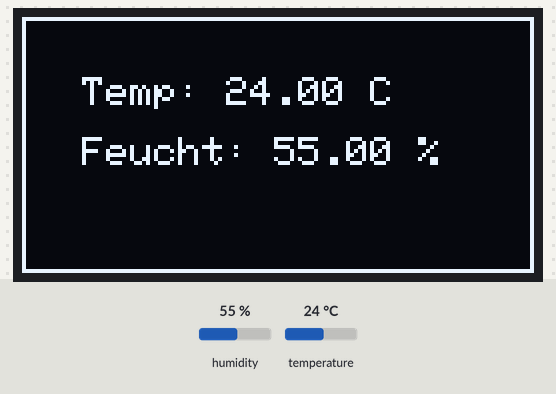
A sketch run on a simulated Arduino Uno, built with avr-gcc and run on an emulated ATmega328P. On the bench: 128×64 one-colour display. The test bench sets the inputs (shaded band); at power-on: humidity 55 %, temperature 24 °C. What the sketch prints to the serial monitor is not drawn.

Above: at 1.3 s.
1.4 s: humidity set to 22 %
At 3.6 s:
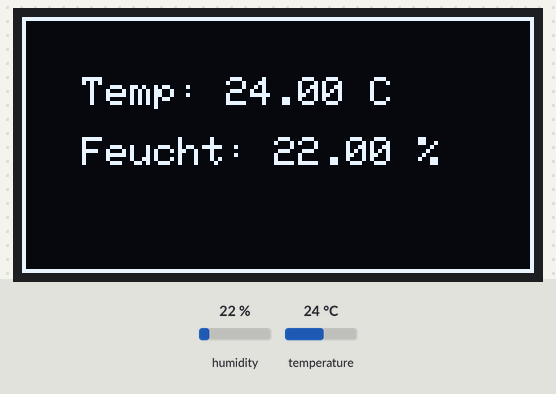
4.2 s: temperature set to 12 °C
At 5.3 s:
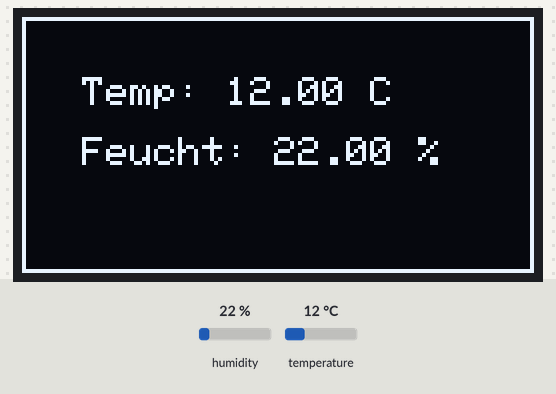
7.0 s: humidity set to 40 %
At 8.9 s:
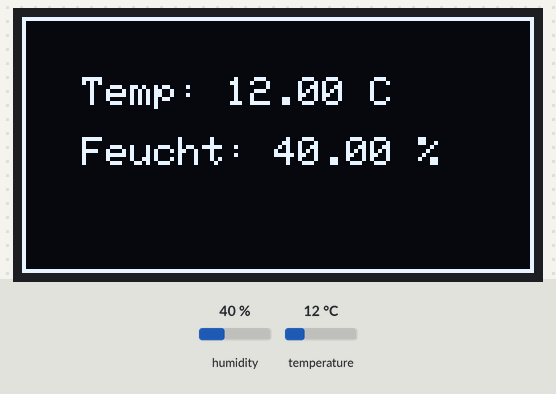
9.9 s: temperature set to 19 °C
Timing chart, 0 to 12.9 s (numbered marks = the images above; inputs shaded):
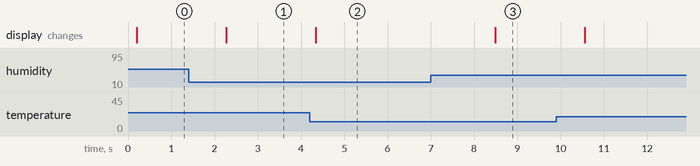

Measured:
- after the input at 1.4 s, the display: changes after 0.87 s (image 1)
- after the input at 4.2 s, the display: changes after 0.15 s (image 2)
- after the input at 7.0 s, the display: changes after 1.5 s (image 3)

The sketch:

01_GY21.ino
```cpp
/*


        _          _ ______ _____ _____
       (_)        | |  ____|  __ \_   _|
  _ __  ___  _____| | |__  | |  | || |
 | '_ \| \ \/ / _ \ |  __| | |  | || |
 | |_) | |>  <  __/ | |____| |__| || |_
 | .__/|_/_/\_\___|_|______|_____/_____|
 | |
 |_|

www.pixeledi.eu | twitter.com/pixeledi

  Projekt:  GY01 Schaltung
  Datum:    01/2022

*/

#include <Wire.h>
//Das Herzstück des GY-21-Moduls ist der Sensorchip "HTU21D(F)" somit können wir von Adafruit diese Bibliothek verwenden.
#include "Adafruit_HTU21DF.h"

//Display
#define SCREEN_WIDTH 128
#define SCREEN_HEIGHT 64
#include <Adafruit_GFX.h>
#include <Adafruit_SSD1306.h>
Adafruit_SSD1306 display1(SCREEN_WIDTH, SCREEN_HEIGHT, &Wire, -1);

Adafruit_HTU21DF htu = Adafruit_HTU21DF();

void setup() {
  Serial.begin(115200);

  display1.begin(SSD1306_SWITCHCAPVCC, 0x3C);
  delay(100);
  //Sensor starten
  if (!htu.begin()) {
    Serial.println("Kein Sensor gefunden");
    while (1);
  }

}

void loop() {
  //Werte aktualisieren
  float temp = htu.readTemperature();
  float rel_hum = htu.readHumidity();
  Serial.print("Temperture: "); Serial.print(temp); Serial.println(" C°");
  Serial.print("Feuchtigkeit: "); Serial.print(rel_hum); Serial.println(" %");

  display1.clearDisplay();
  display1.setTextSize(1);
  display1.setTextColor(WHITE);
  display1.setCursor(15, 15);
  display1.println("Temp: "+String(temp)+" C");
  display1.setCursor(15, 30);
  display1.println("Feucht: "+String(rel_hum)+" %");
  display1.drawRect(0,0,128,64,SSD1306_WHITE);
  display1.display();

  delay(2000);
}
```
